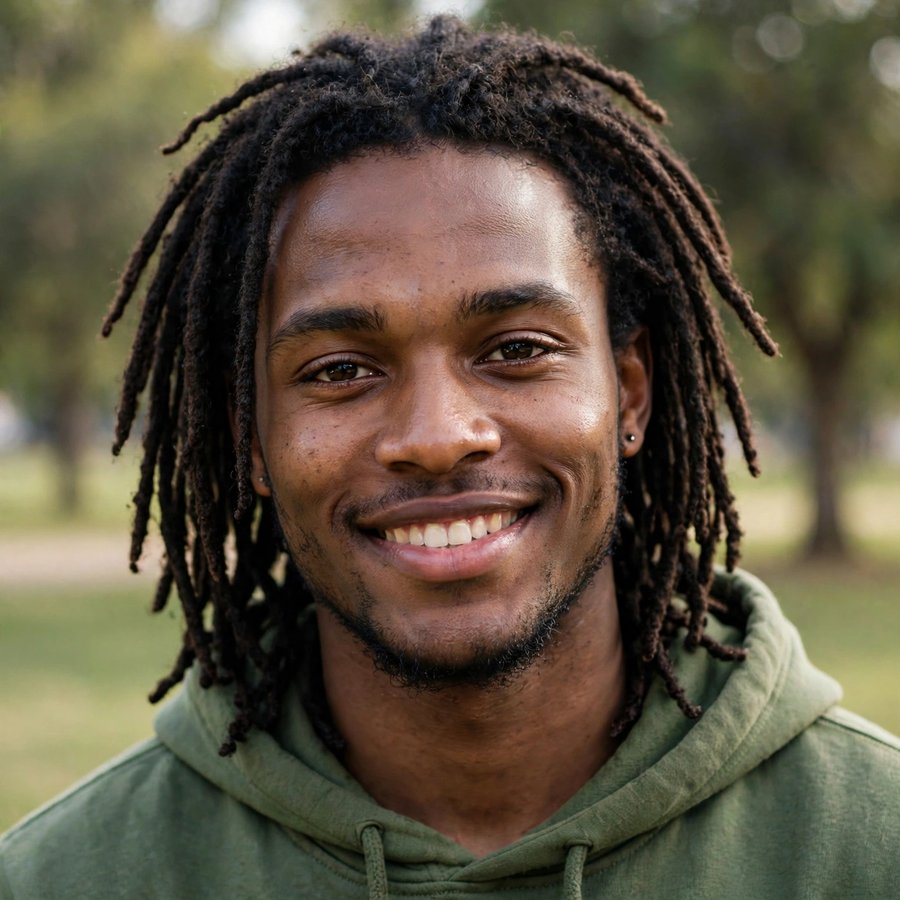
#> input picture accounts/management/seed_photos/bongani_m.jpg, 900 x 900 px
$ python -i models.py   (imports and definitions only)
#> lines starting #> are read from the running program, lines starting #| are printed output that depends on the picture
from django.contrib.auth.models import AbstractUser
from django.db import models
from django.core.validators import MinValueValidator
from django.utils import timezone
from PIL import Image, ImageFilter
from io import BytesIO
from django.core.files.base import ContentFile

GENDER_CHOICES = [
    ("woman", "Woman"),
    ("man", "Man"),
    ("lgbtq", "LGBTQ+"),
    ("other", "Other"),
]

# Women are always free. Everyone else (men, LGBTQ+, other) pays to
# unlock clear photos and chat — see User.has_active_unlock().
FREE_GENDERS = ("woman",)

# Fixed interest tags for the profile editor — a plain CharField of
# comma-separated slugs rather than a separate model+M2M, in keeping
# with how small the rest of this MVP's data model is.
INTEREST_CHOICES = [
    ("movies", "Movies"),
    ("sports", "Sports"),
    ("music", "Music"),
    ("travel", "Travel"),
    ("art", "Art"),
    ("gaming", "Gaming"),
    ("food", "Food"),
    ("outdoors", "Outdoors"),
    ("photography", "Photography"),
    ("fashion", "Fashion"),
]


def _blur_jpeg(image_field):
    """Shared blur routine — same Gaussian blur, same JPEG settings,
    used for both a member's main photo and their extra gallery
    photos, so there's one place that defines "what blurred looks
    like" instead of two copies drifting apart."""
#> called with image_field = 'management/seed_photos/bongani_m.jpg'
    img = Image.open(image_field).convert("RGB")
#> img is the input picture: PIL image 900x900 RGB; mean R, G, B 93.7, 84.5, 66.4
    blurred = img.filter(ImageFilter.GaussianBlur(radius=18))
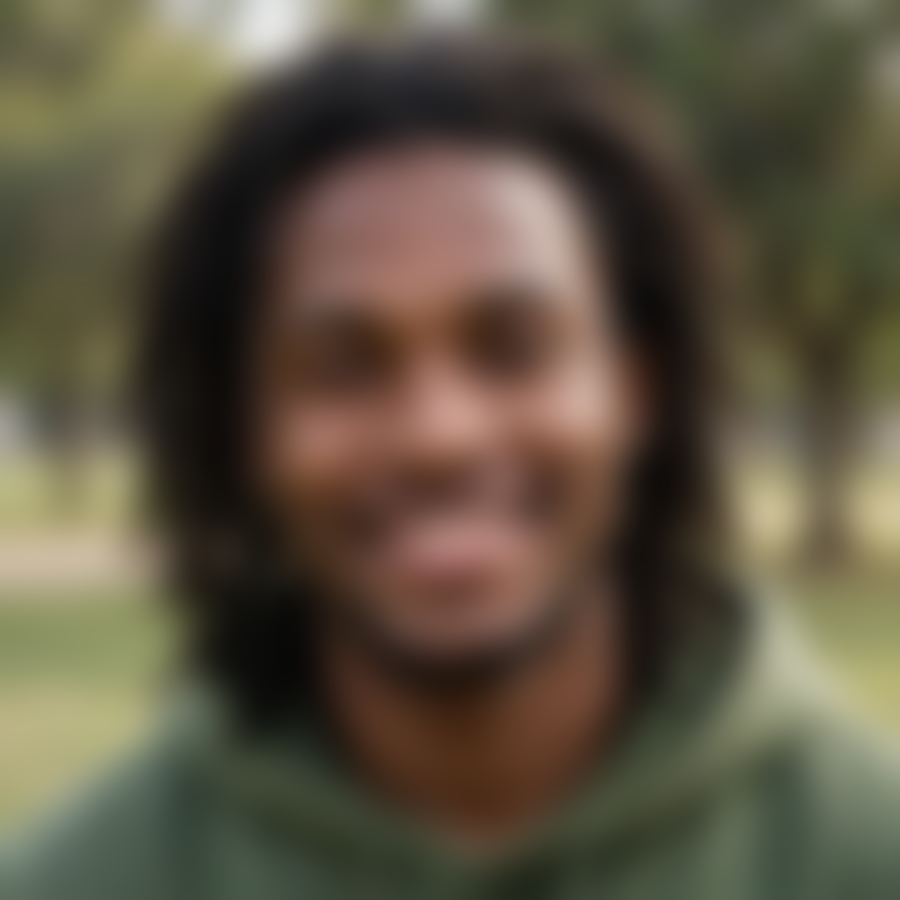
#> blurred: PIL image 900x900 RGB; mean R, G, B 93.7, 84.6, 66.4
    buffer = BytesIO()
    blurred.save(buffer, format="JPEG", quality=70)
#> (the run stopped early here; a loop or call above may not have finished)

$ run again, on accounts/management/seed_photos/lindiwe_w.jpg
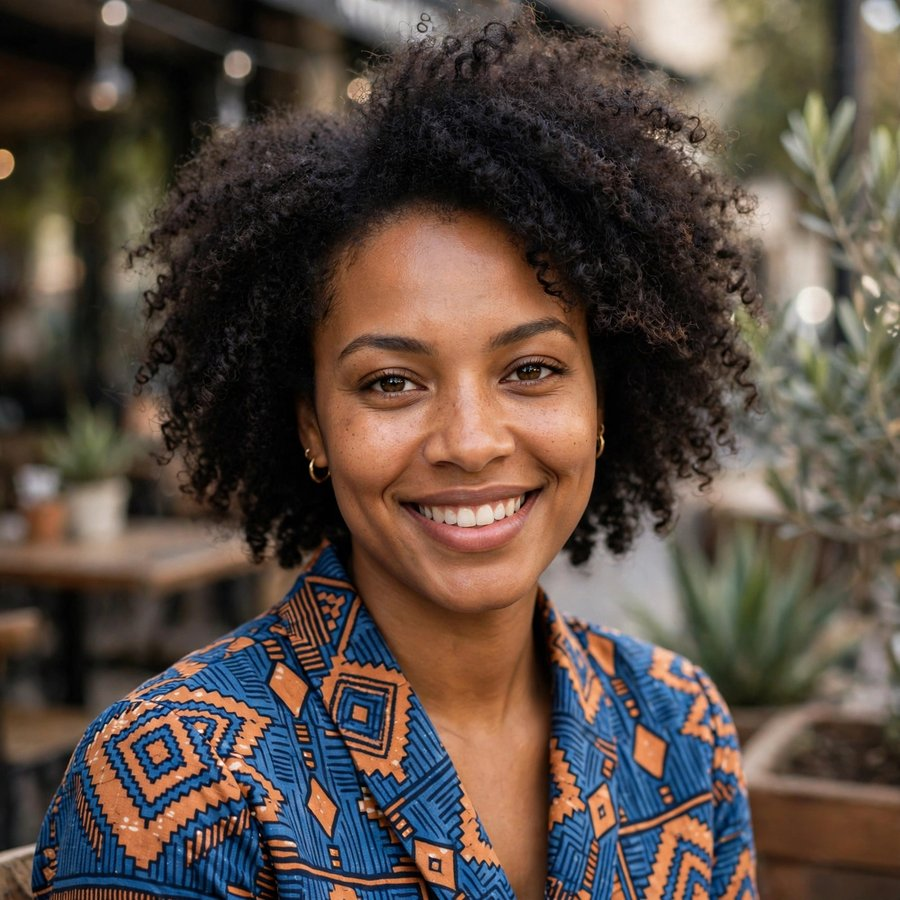
#> input picture accounts/management/seed_photos/lindiwe_w.jpg, 900 x 900 px
#> in _blur_jpeg, img is the input picture: PIL image 900x900 RGB; mean R, G, B 88.9, 75.3, 66.7
#> in _blur_jpeg, `blurred = img.filter(ImageFilter.GaussianBlur(radius=18))`:
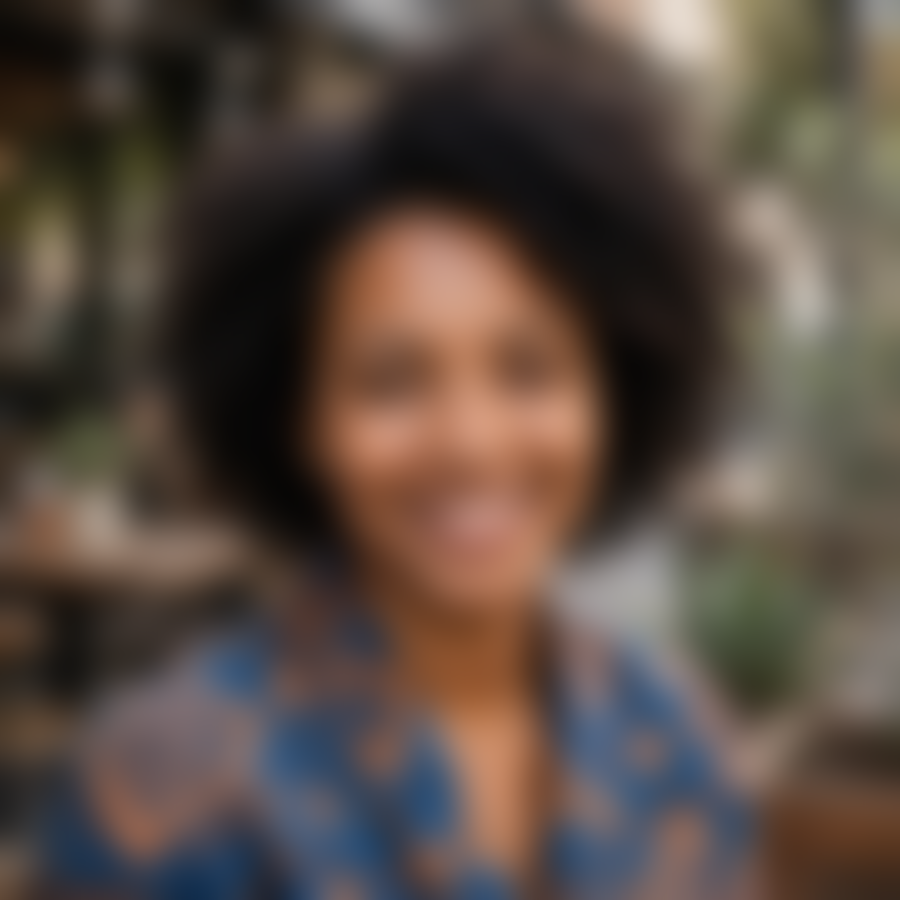
#> blurred: PIL image 900x900 RGB; mean R, G, B 88.9, 75.2, 66.6

$ run again, on accounts/management/seed_photos/mandla_m.jpg
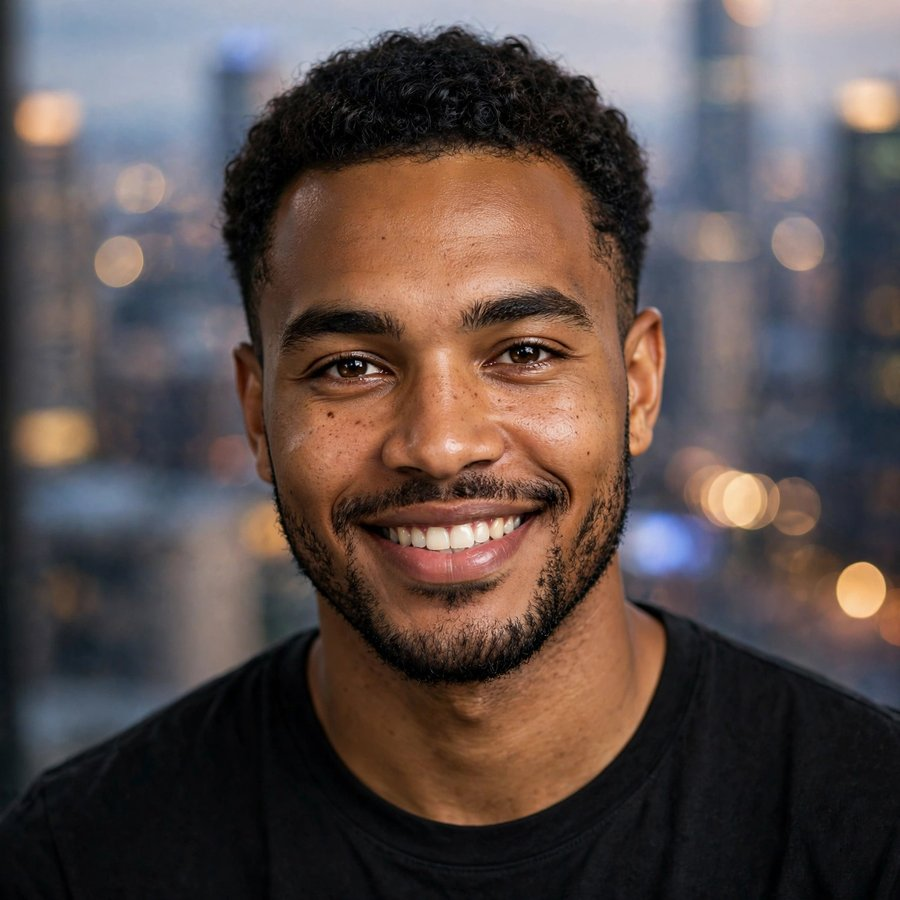
#> input picture accounts/management/seed_photos/mandla_m.jpg, 900 x 900 px
#> in _blur_jpeg, img is the input picture: PIL image 900x900 RGB; mean R, G, B 91.2, 78, 75.1
#> in _blur_jpeg, `blurred = img.filter(ImageFilter.GaussianBlur(radius=18))`:
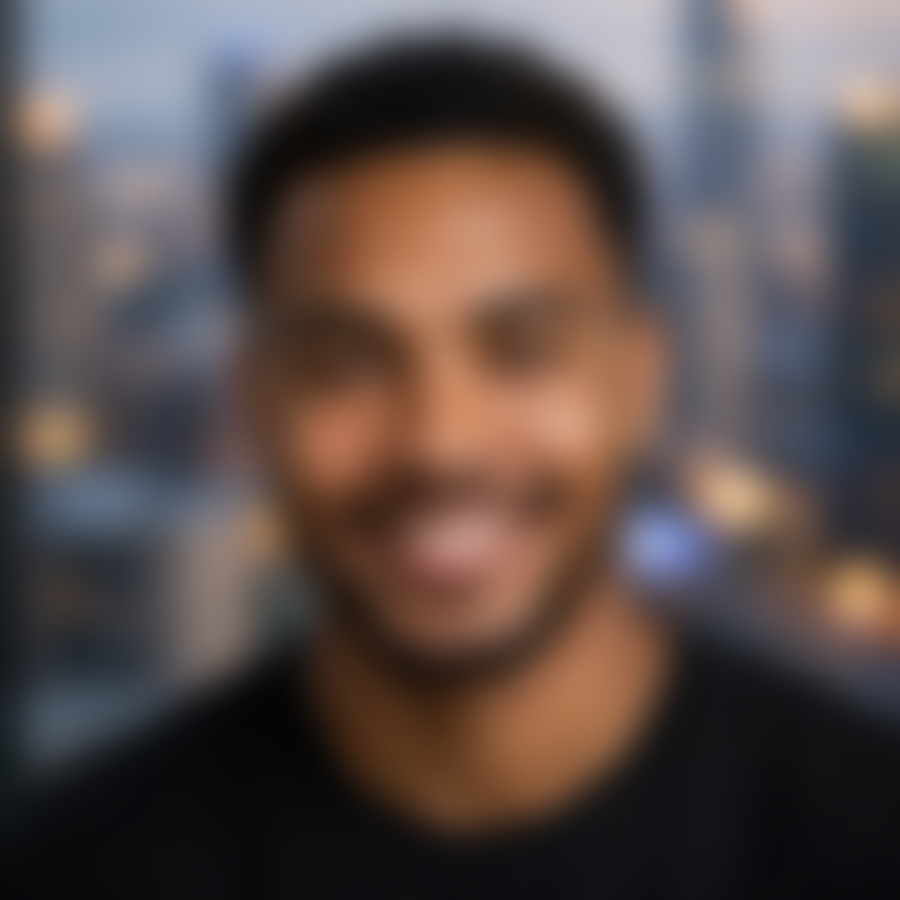
#> blurred: PIL image 900x900 RGB; mean R, G, B 91.1, 77.9, 75

$ run again, on accounts/management/seed_photos/naledi_w.jpg
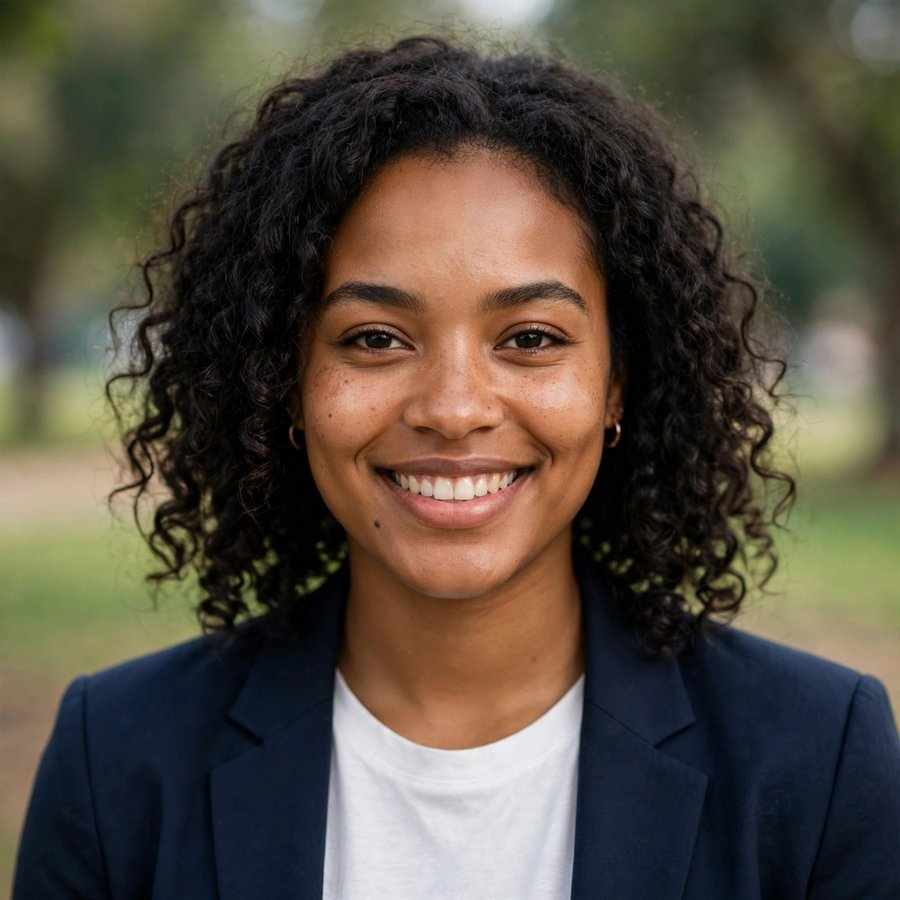
#> input picture accounts/management/seed_photos/naledi_w.jpg, 900 x 900 px
#> in _blur_jpeg, img is the input picture: PIL image 900x900 RGB; mean R, G, B 86.5, 78.3, 65.8
#> in _blur_jpeg, `blurred = img.filter(ImageFilter.GaussianBlur(radius=18))`:
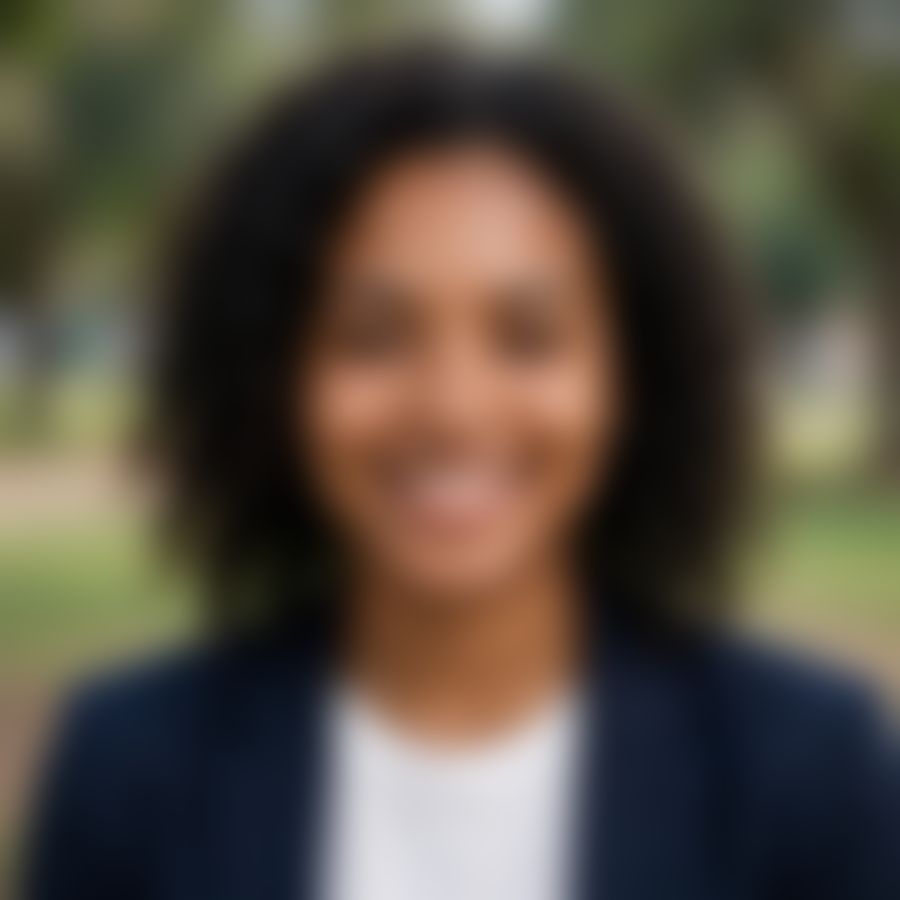
#> blurred: PIL image 900x900 RGB; mean R, G, B 86.6, 78.3, 65.8
